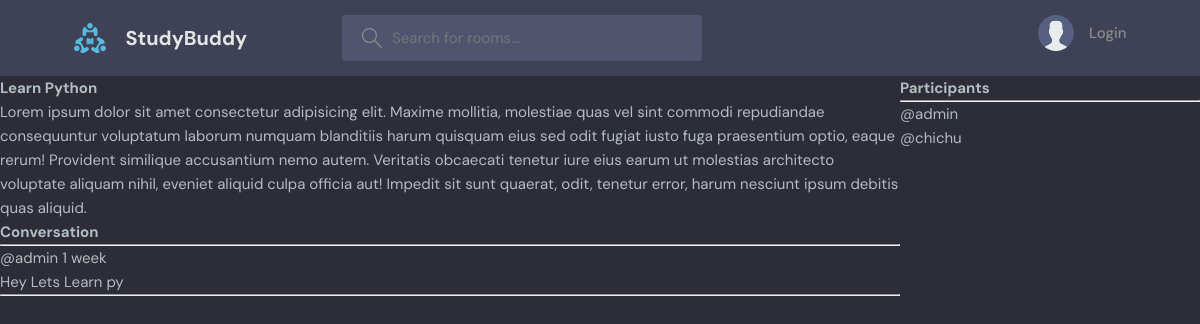
The app's page /room/1/, older data.
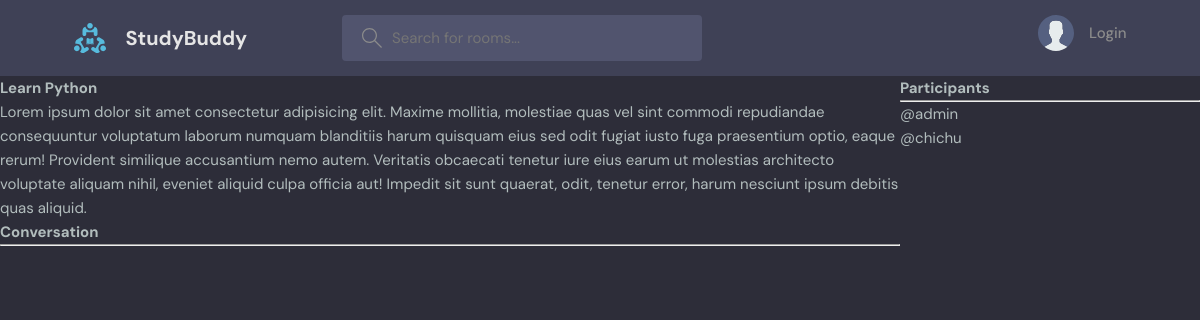
The same page, newer data.
### base/models.py (models this page shows, shortened)
class Message(models.Model):
    user = models.ForeignKey(User, on_delete=models.CASCADE)
    room = models.ForeignKey(Room, on_delete=models.CASCADE)
    body = models.TextField()
    updated = models.DateTimeField(auto_now=True)
    created = models.DateTimeField(auto_now_add=True)
    class Meta:
        ordering=['-updated','-created']

### base/views.py (the view, shortened to what this page needs)
# urls.py: path('room/<str:pk>/', views.room, name='room'),
def room(request, pk):
    room = Room.objects.get(id=pk)
    room_messages = room.message_set.all()  # get all messages related to this room
    participants = room.participants.all()
    context = {'room': room, 'room_messages': room_messages,
               'participants': participants}
    return render(request, 'base/room.html', context)

### base/templates/base/room.html (shortened to what this page needs)
{% extends 'main.html' %} {% block content %}
<div class="room-container">
  <div>
    <h1>{{room.name}}</h1>
    <p>{{room.description}}</p>
    <div class="comment-wrapper">
      <h3>Conversation</h3>
      <hr />
      {% for message in room_messages %}
      <div>
        <small>@{{message.user}} {{message.created|timesince}}</small>
        <p>{{message.body}}</p>
        <hr />
      </div>
      {% endfor %}
    </div>
  </div>
  <div>
      <h3>Participants</h3>
      <hr>
      {% for user in participants %}
                <div>
                    <p>@{{user.username}}</p>
                </div>
      {% endfor %}
  </div>
</div>
{% endblock %}

Row changes from the older to the newer data that the page shows:
removed Message: user "admin", created "1 week", body "Hey Lets Learn py"
